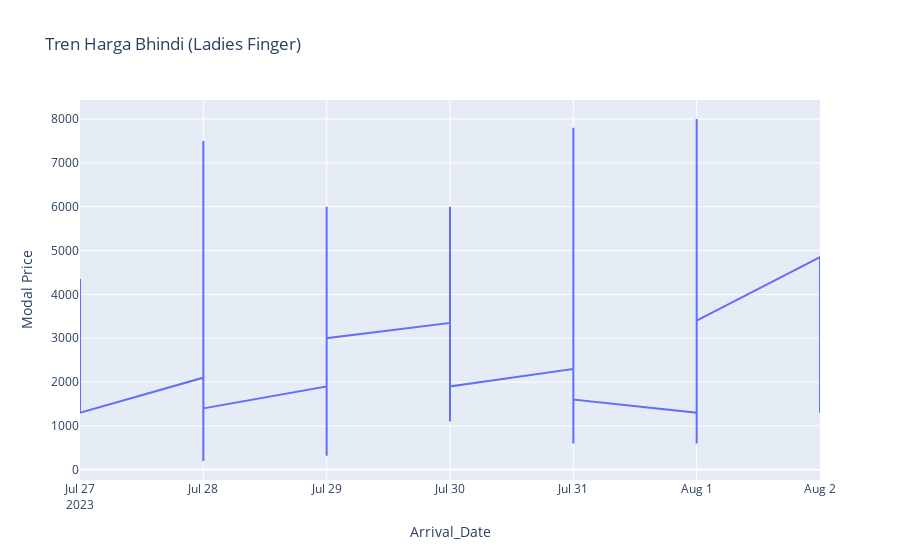

Source (notebook cell):
### Code cell
#Visualisasi interaktif
import plotly.express as px

fig = px.line(filtered_data, x='Arrival_Date', y='Modal Price', title='Tren Harga Bhindi (Ladies Finger)')
fig.show()

### Figure 1 — Plotly figure (JSON) as saved in the notebook; plotly's stock layout.template omitted (floating-point values rounded to 4 significant figures; data arrays with more than 128 entries replaced by an {"elided": "..."} marker saying what was removed)
{"data": [{"hovertemplate": "Arrival_Date=%{x}<br>Modal Price=%{y}<extra></extra>", "legendgroup": "", "line": {"color": "#636efa", "dash": "solid"}, "marker": {"symbol": "circle"}, "mode": "lines", "name": "", "orientation": "v", "showlegend": false, "type": "scatter", "x": {"elided": "860 str values"}, "xaxis": "x", "y": {"elided": "860 int values"}, "yaxis": "y"}], "layout": {"legend": {"tracegroupgap": 0}, "title": {"text": "Tren Harga Bhindi (Ladies Finger)"}, "xaxis": {"anchor": "y", "domain": [0, 1], "title": {"text": "Arrival_Date"}}, "yaxis": {"anchor": "x", "domain": [0, 1], "title": {"text": "Modal Price"}}}}
